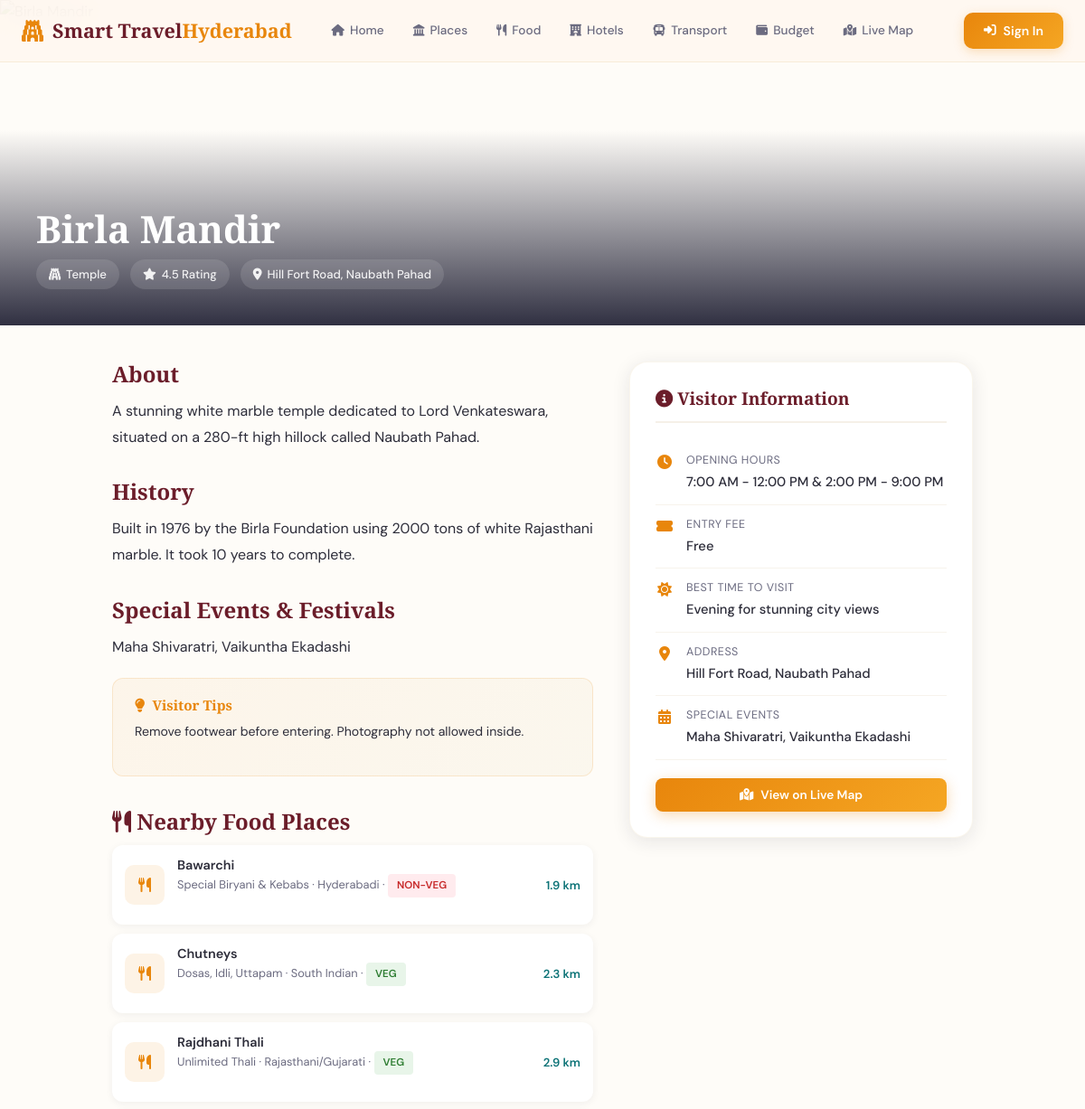
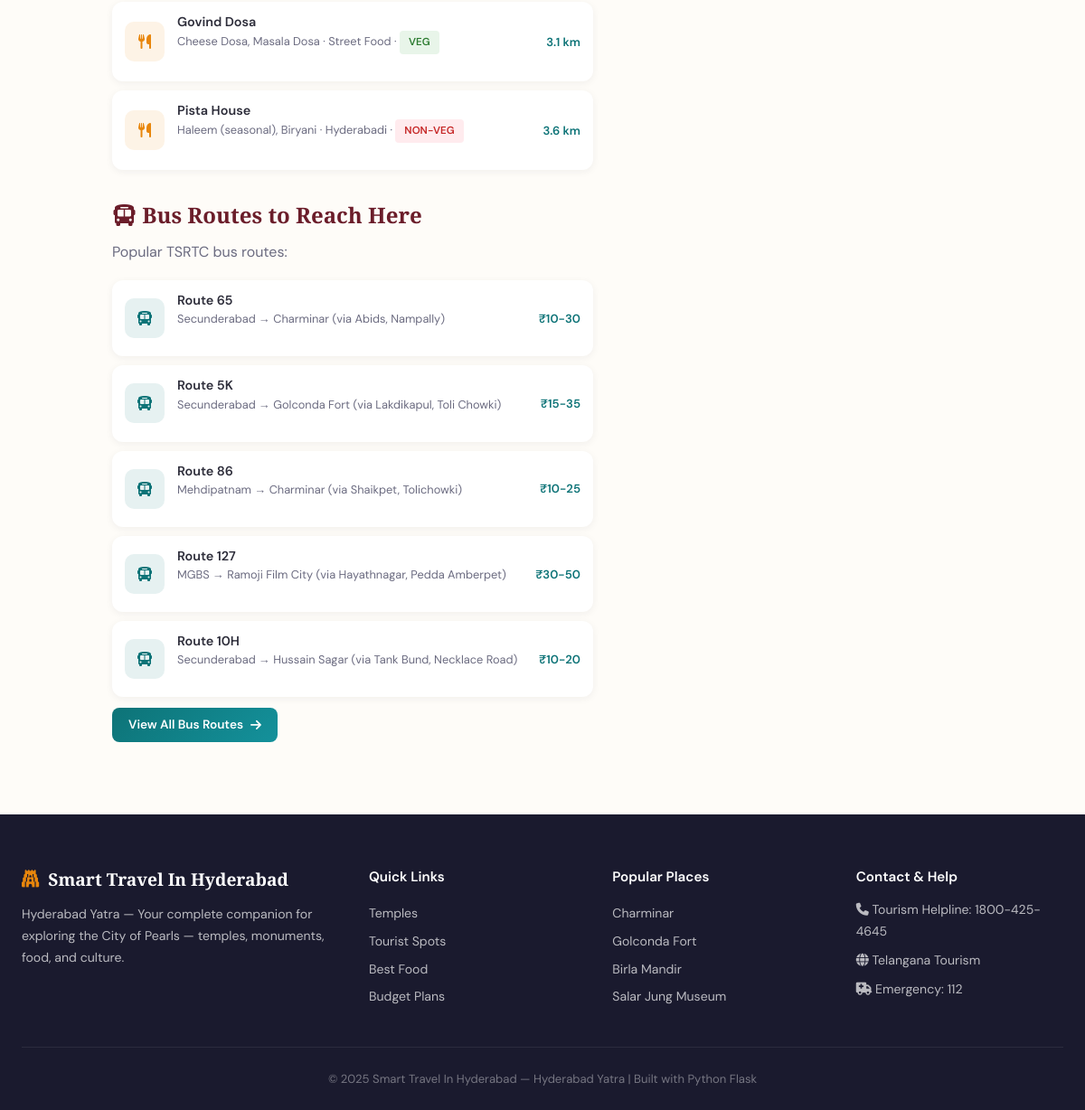
The page /place/1 on the database its author committed (2 pictures, top to bottom).
### tables this page shows
CREATE TABLE places (
            id INTEGER PRIMARY KEY AUTOINCREMENT,
            name TEXT NOT NULL, category TEXT NOT NULL,
            description TEXT, history TEXT, address TEXT,
            latitude REAL, longitude REAL,
            opening_time TEXT, closing_time TEXT, entry_fee TEXT,
            best_time TEXT, tips TEXT, rating REAL DEFAULT 4.0,
            image_url TEXT, special_events TEXT
        );

CREATE TABLE food_places (
            id INTEGER PRIMARY KEY AUTOINCREMENT,
            name TEXT NOT NULL, cuisine TEXT, specialty TEXT,
            address TEXT, latitude REAL, longitude REAL,
            price_range TEXT, rating REAL DEFAULT 4.0,
            veg_nonveg TEXT, image_url TEXT
        );

CREATE TABLE bus_routes (
            id INTEGER PRIMARY KEY AUTOINCREMENT,
            route_number TEXT, from_stop TEXT, to_stop TEXT,
            via TEXT, frequency TEXT, fare TEXT,
            first_bus TEXT, last_bus TEXT
        );

### app.py (the view)
@app.route('/place/<int:place_id>')
def place_detail(place_id):
    place = query_db("SELECT * FROM places WHERE id=?", (place_id,), one=True)
    if not place:
        return "Place not found", 404
    nearby_food = []
    for f in query_db("SELECT * FROM food_places"):
        dist = haversine(place['latitude'], place['longitude'], f['latitude'], f['longitude'])
        if dist < 5:
            nf = dict(f)
            nf['distance'] = round(dist, 1)
            nearby_food.append(nf)
    nearby_food.sort(key=lambda x: x['distance'])
    bus_routes = query_db("SELECT * FROM bus_routes")
    return render_template('place_detail.html', place=place, nearby_food=nearby_food[:5], bus_routes=bus_routes)

### app.py (called while the page is built)
def get_db():
    conn = sqlite3.connect(DATABASE)
    conn.row_factory = sqlite3.Row
    return conn

def query_db(query, args=(), one=False):
    conn = get_db()
    cur = conn.execute(query, args)
    rv = cur.fetchall()
    conn.close()
    return (rv[0] if rv else None) if one else rv

def haversine(lat1, lon1, lat2, lon2):
    lat1, lon1, lat2, lon2 = map(radians, [lat1, lon1, lat2, lon2])
    dlat = lat2 - lat1
    dlon = lon2 - lon1
    a = sin(dlat/2)**2 + cos(lat1) * cos(lat2) * sin(dlon/2)**2
    return 2 * 6371 * asin(sqrt(a))

### templates/place_detail.html (shortened to what this page needs)
{% extends 'base.html' %}
{% block content %}
<div class="detail-hero">
    <img src="{{ place.image_url }}" alt="{{ place.name }}" onerror="this.src='https://images.unsplash.com/photo-1590766940554-634855926788?w=600'">
    <div class="detail-hero-overlay"><div class="detail-hero-info"><h1>{{ place.name }}</h1><div class="detail-badges"><span><i class="fas fa-{{ 'gopuram' if place.category == 'temple' else 'landmark' }}"></i> {{ place.category | capitalize }}</span><span><i class="fas fa-star"></i> {{ place.rating }} Rating</span><span><i class="fas fa-map-marker-alt"></i> {{ place.address }}</span></div></div></div>
</div>
<div class="detail-content">
    <div class="detail-main">
        <h2>About</h2><p>{{ place.description }}</p>
        <h2>History</h2><p>{{ place.history }}</p>
        {% if place.special_events %}<h2>Special Events & Festivals</h2><p>{{ place.special_events }}</p>{% endif %}
        <div class="tips-box"><h4><i class="fas fa-lightbulb"></i> Visitor Tips</h4><p>{{ place.tips }}</p></div>
        {% if nearby_food %}<div class="nearby-section"><h2><i class="fas fa-utensils"></i> Nearby Food Places</h2>
        {% for f in nearby_food %}<div class="nearby-item"><div class="nearby-icon"><i class="fas fa-utensils"></i></div><div class="nearby-info"><h4>{{ f.name }}</h4><p>{{ f.specialty }} · {{ f.cuisine }} · <span class="diet-badge {{ 'diet-veg' if f.veg_nonveg == 'Veg' else ('diet-nonveg' if f.veg_nonveg == 'Non-Veg' else 'diet-both') }}">{{ f.veg_nonveg }}</span></p></div><span class="nearby-dist">{{ f.distance }} km</span></div>{% endfor %}</div>{% endif %}
        <div class="nearby-section"><h2><i class="fas fa-bus"></i> Bus Routes to Reach Here</h2><p style="color:var(--text-light);margin-bottom:16px;">Popular TSRTC bus routes:</p>
        {% for route in bus_routes[:5] %}<div class="nearby-item"><div class="nearby-icon" style="background:rgba(13,115,119,0.1);color:var(--teal);"><i class="fas fa-bus"></i></div><div class="nearby-info"><h4>Route {{ route.route_number }}</h4><p>{{ route.from_stop }} → {{ route.to_stop }} (via {{ route.via }})</p></div><span class="nearby-dist">{{ route.fare }}</span></div>{% endfor %}
        <div style="margin-top:12px;"><a href="/transport" class="btn btn-sm btn-teal">View All Bus Routes <i class="fas fa-arrow-right"></i></a></div></div>
    </div>
    <div><div class="info-card"><h3><i class="fas fa-info-circle"></i> Visitor Information</h3>
        <div class="info-row"><i class="fas fa-clock"></i><div><div class="info-label">Opening Hours</div><div class="info-value">{{ place.opening_time }} - {{ place.closing_time }}</div></div></div>
        <div class="info-row"><i class="fas fa-ticket-alt"></i><div><div class="info-label">Entry Fee</div><div class="info-value">{{ place.entry_fee }}</div></div></div>
        <div class="info-row"><i class="fas fa-sun"></i><div><div class="info-label">Best Time to Visit</div><div class="info-value">{{ place.best_time }}</div></div></div>
        <div class="info-row"><i class="fas fa-map-marker-alt"></i><div><div class="info-label">Address</div><div class="info-value">{{ place.address }}</div></div></div>
        <div class="info-row"><i class="fas fa-calendar-alt"></i><div><div class="info-label">Special Events</div><div class="info-value">{{ place.special_events or 'No upcoming events' }}</div></div></div>
        <div style="margin-top:20px;"><a href="/map" class="btn btn-primary btn-sm" style="width:100%;justify-content:center;"><i class="fas fa-map-marked-alt"></i> View on Live Map</a></div>
    </div></div>
</div>
{% endblock %}

### rows shown on the page
places: name "Birla Mandir", category "Temple", rating "4.5", address "Hill Fort Road, Naubath Pahad", description "A stunning white marble temple dedicated to Lord Venkateswara, situated on a 280-ft high hillock called Naubath Pahad.", history "Built in 1976 by the Birla Foundation using 2000 tons of white Rajasthani marble. It took 10 years to complete.", special_events "Maha Shivaratri, Vaikuntha Ekadashi", tips "Remove footwear before entering. Photography not allowed inside.", opening_time "7:00 AM", closing_time "12:00 PM & 2:00 PM - 9:00 PM", entry_fee "Free", best_time "Evening for stunning city views"
food_places: name "Bawarchi", specialty "Special Biryani & Kebabs", cuisine "Hyderabadi", veg_nonveg "NON-VEG", distance "1.9"
food_places: name "Chutneys", specialty "Dosas, Idli, Uttapam", cuisine "South Indian", veg_nonveg "VEG", distance "2.3"
food_places: name "Rajdhani Thali", specialty "Unlimited Thali", cuisine "Rajasthani/Gujarati", veg_nonveg "VEG", distance "2.9"
food_places: name "Govind Dosa", specialty "Cheese Dosa, Masala Dosa", cuisine "Street Food", veg_nonveg "VEG", distance "3.1"
food_places: name "Pista House", specialty "Haleem (seasonal), Biryani", cuisine "Hyderabadi", veg_nonveg "NON-VEG", distance "3.6"
bus_routes: route_number "65", from_stop "Secunderabad", to_stop "Charminar", via "Abids, Nampally", fare "₹10-30"
bus_routes: route_number "5K", from_stop "Secunderabad", to_stop "Golconda Fort", via "Lakdikapul, Toli Chowki", fare "₹15-35"
bus_routes: route_number "86", from_stop "Mehdipatnam", to_stop "Charminar", via "Shaikpet, Tolichowki", fare "₹10-25"
bus_routes: route_number "127", from_stop "MGBS", to_stop "Ramoji Film City", via "Hayathnagar, Pedda Amberpet", fare "₹30-50"
bus_routes: route_number "10H", from_stop "Secunderabad", to_stop "Hussain Sagar", via "Tank Bund, Necklace Road", fare "₹10-20"
